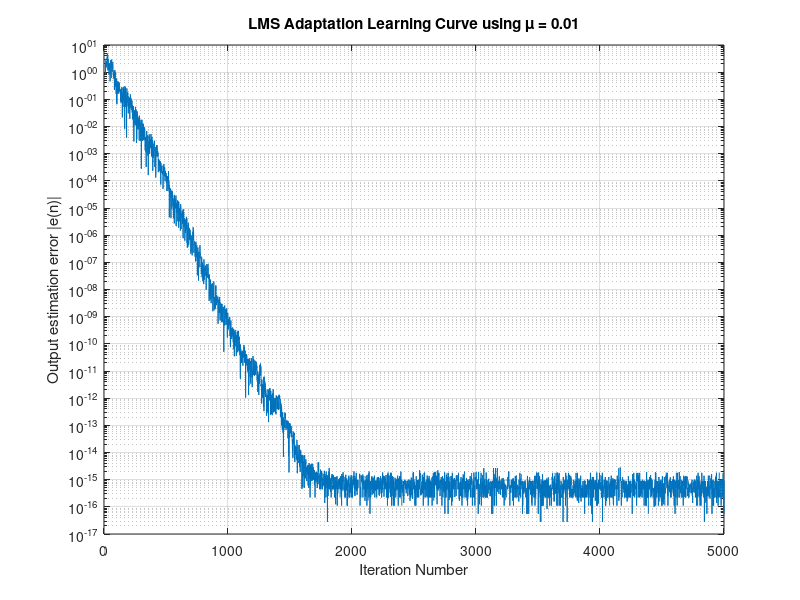

Source code (MATLAB):
% **********************************************
%      LEAST MEAN SQUARE (LMS) EQUALIZER
% **********************************************

clear;
close all;

rng('shuffle');              % random seed

numpoints = 5000;            % number of samples
numtaps   = 10;              % number of equalizer coefficients
mu        = 0.01;            % step size

% Complex random input (transmitted signal)
x = randn(numpoints,1) + 1j*randn(numpoints,1);

% Channel / filter to be equalized
h = rand(numtaps,1);
h = h / max(h);              % normalize

% Desired signal (channel output)
d = filter(h, 1, x);

% Initialize equalizer weights and buffers
w = zeros(numtaps,1);        % equalizer coefficients
y = zeros(numpoints,1);      % equalizer output
e = zeros(numpoints,1);      % error signal

% LMS adaptation
for n = numtaps:numpoints
    in     = x(n:-1:n-numtaps+1);   % input vector
    y(n)   = w' * in;               % equalizer output
    e(n)   = d(n) - y(n);           % error
    w      = w + mu * conj(e(n)) * in;  % weight update
end

% Learning curve
figure;
semilogy(abs(e));
grid on;
title(['LMS Adaptation Learning Curve using \mu = ', num2str(mu)]);
xlabel('Iteration Number');
ylabel('Output estimation error |e(n)|');
